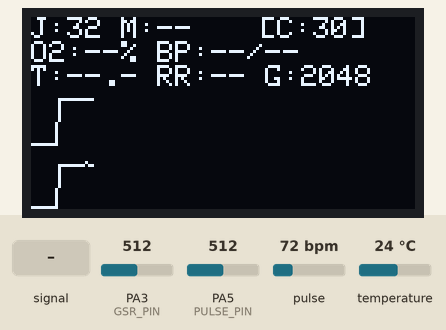
This program was run on a simulated STM32 Blue Pill. On the bench: 128×64 one-colour display. The test bench sets the inputs (shaded band); at power-on: PA5 (PULSE_PIN) = 512, pulse 72 bpm, PA3 (GSR_PIN) = 512, temperature 24 °C (analog values on the 0–1023 scale).

Above: at 1.2 s.
1.3 s: PA5 (PULSE_PIN) fed a 200 Hz sine of ±81 counts around its level
At 5.93 s:
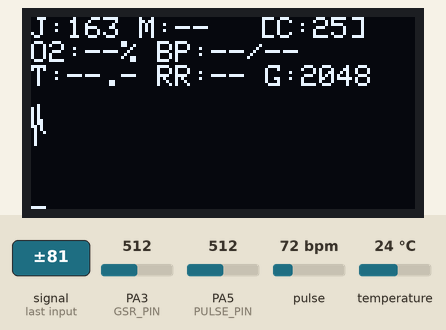
8.1 s: PA5 (PULSE_PIN) set to 716
At 8.34 s:
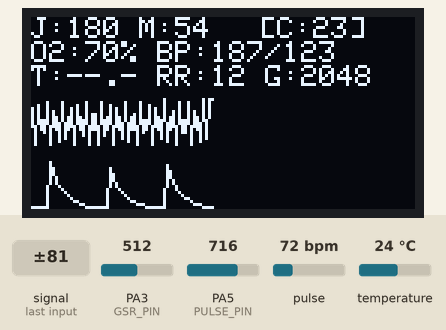
13.6 s: pulse set to 42 bpm
At 14.07 s:
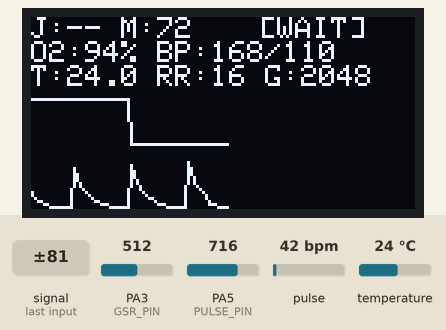
19.0 s: PA3 (GSR_PIN) set to 716
At 19.2 s:
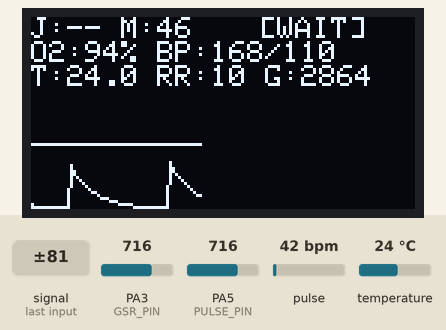
20.5 s: temperature set to 12 °C
At 22.52 s:
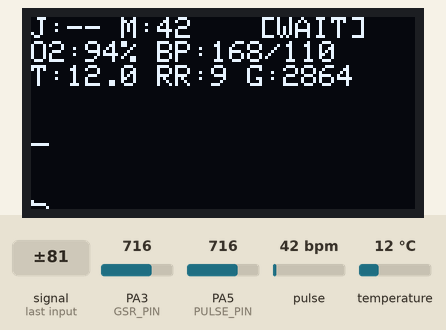
23.8 s: PA5 (PULSE_PIN) fed a 1000 Hz sine of ±255 counts around its level
At 27.95 s:
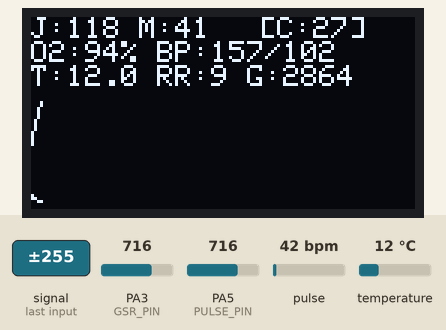

The program:

main.cpp
```cpp
#include <Arduino.h>
#include <Wire.h>
#include <Adafruit_GFX.h>
#include <Adafruit_SSD1306.h>
#include "MAX30105.h"

#define SCREEN_WIDTH 128
#define SCREEN_HEIGHT 64
#define OLED_RESET -1
Adafruit_SSD1306 display(SCREEN_WIDTH, SCREEN_HEIGHT, &Wire, OLED_RESET);
MAX30105 particleSensor;

#define PULSE_PIN PA5
#define GSR_PIN PA3

// --- Shared Signal Processing ---
const int WINDOW_SIZE = 100;
int bufferIndex = 0;
const unsigned long REFRACTORY_PERIOD = 300;

// --- JUNIOR Variables ---
int32_t junBuffer[WINDOW_SIZE];
int32_t junMax = 0, junMin = 0, junThreshold = 0;
bool junPeakDetected = false;
unsigned long junLastPeakTime = 0;
const int HR_WINDOW = 4;
float junHrBuffer[HR_WINDOW];
int junHrIndex = 0;
int displayJunHR = 0;

// --- MAX30102 Variables (HR, SpO2, PTT, Temp) ---
int32_t irBuffer[WINDOW_SIZE];
int32_t redBuffer[WINDOW_SIZE];
int32_t irMax = 0, irMin = 0, irThreshold = 0;
int32_t redMax = 0, redMin = 0;
bool maxPeakDetected = false;
unsigned long maxLastPeakTime = 0;
float maxHrBuffer[HR_WINDOW];
float spo2Buffer[HR_WINDOW];
int maxHrIndex = 0;
int displayMaxHR = 0, displaySpO2 = 0;
float pttBuffer[HR_WINDOW];
int displaySys = 0, displayDia = 0;
float displayTemp = 0.0;

// --- ELEGANT RESPIRATORY RATE Variables ---
int32_t lastDC = 0;
int respDirection = 0; // 1 = UP, -1 = DOWN
unsigned long lastBreathTime = 0;
int brpmBuffer[3] = {0, 0, 0};
int brpmIdx = 0;
int displayBrPM = 0;

// --- GSR & STRESS Variables ---
int gsrValue = 0;

enum SystemState { WAIT_FINGER, MONITORING };
SystemState currentState = WAIT_FINGER;

unsigned long stateStartTime = 0;
unsigned long lastSampleTime = 0;

// Accumulators for Baseline
long sumGSR = 0;
float sumTemp = 0.0;
long sumMaxHR = 0;
int calCount = 0;

// Calculated Baselines
int baseGSR = 0;
float baseTemp = 0.0;
int baseMaxHR = 0;

// Stress State Tracking
int stressScore = 0;
bool tTrig = false;   // Temp Triggered
bool gTrig = false;   // GSR Triggered
bool hTrig = false;   // HR Triggered

// --- OLED Variables ---
int x = 0;
int lastx = 0;
int lastyJun = 42;
int lastyMax = 63;

void setup() {
  Serial.begin(115200);
  analogReadResolution(12);

  Wire.begin();
  Wire.setClock(400000);

  if(!display.begin(SSD1306_SWITCHCAPVCC, 0x3C)) {
    Serial.println(F("OLED failed"));
    while(1);
  }
  display.clearDisplay();
  display.setTextSize(1);
  display.setTextColor(SSD1306_WHITE);
  display.display();

  if (!particleSensor.begin(Wire, I2C_SPEED_FAST)) {
      Serial.println("MAX30102 missing.");
      while (1);
  }

  particleSensor.setup(60, 4, 2, 100, 411, 4096);

  // Initialize buffers
  for (int i = 0; i < WINDOW_SIZE; i++) {
      junBuffer[i] = 0; irBuffer[i] = 0; redBuffer[i] = 0;
  }
  for (int i = 0; i < HR_WINDOW; i++) {
      junHrBuffer[i] = 0; maxHrBuffer[i] = 0; spo2Buffer[i] = 0; pttBuffer[i] = 0;
  }

  pinMode(GSR_PIN, INPUT_ANALOG);
}

void loop() {
  if(x > 127) {
    display.clearDisplay();
    x = 0; lastx = 0;

    // Read Temperature once per screen wipe
    if (displayMaxHR > 0) {
        displayTemp = particleSensor.readTemperature();
    } else {
        displayTemp = 0.0;
    }
  }

  // Read Sensors
  int32_t junVal = analogRead(PULSE_PIN);
  int32_t irVal = particleSensor.getIR();
  int32_t redVal = particleSensor.getRed();
  gsrValue = analogRead(GSR_PIN);

  unsigned long currentMillis = millis();

  // --- 1. Update Fast Windows ---
  junBuffer[bufferIndex] = junVal;
  irBuffer[bufferIndex] = irVal;
  redBuffer[bufferIndex] = redVal;
  bufferIndex = (bufferIndex + 1) % WINDOW_SIZE;

  // --- 2. Adaptive Thresholds & RESPIRATORY RATE ---
  if (bufferIndex % 10 == 0) {
      junMax = junBuffer[0]; junMin = junBuffer[0];
      irMax = irBuffer[0]; irMin = irBuffer[0];
      redMax = redBuffer[0]; redMin = redBuffer[0];

      for (int i = 1; i < WINDOW_SIZE; i++) {
          if (junBuffer[i] > junMax) junMax = junBuffer[i];
          if (junBuffer[i] < junMin) junMin = junBuffer[i];
          if (irBuffer[i] > irMax) irMax = irBuffer[i];
          if (irBuffer[i] < irMin) irMin = irBuffer[i];
          if (redBuffer[i] > redMax) redMax = redBuffer[i];
          if (redBuffer[i] < redMin) redMin = redBuffer[i];
      }
      junThreshold = junMin + (junMax - junMin) * 0.6;
      irThreshold = irMin + (irMax - irMin) * 0.6;

// --- ESTIMATED RESPIRATORY RATE ---
  // WARNING: This is a physiological estimation, NOT a true measurement.
  if (displayMaxHR > 40 && displayMaxHR < 150) {
      // Divide HR by ~4.5 to get a normal resting adult estimation
      displayBrPM = displayMaxHR / 4.5;

      // Add slight random noise (+/- 1) so it doesn't look perfectly robotic
      // displayBrPM += random(-1, 2);
  } else {
      displayBrPM = 0;
  }
  }

  // --- Valid State Checks ---
  bool junValid = ((junMax - junMin) >= 40);
  bool maxValid = (irVal >= 50000);
  if (!junValid) displayJunHR = 0;
  if (!maxValid) {
      displayMaxHR = 0; displaySpO2 = 0; displaySys = 0; displayDia = 0;
      // Reset RR data if finger is removed
      displayBrPM = 0;
      lastDC = 0;
      lastBreathTime = 0;
      for(int i = 0; i < 3; i++) brpmBuffer[i] = 0;
  }

  // --- 3. JUNIOR Peak Detection ---
  if (junValid && junVal > junThreshold && !junPeakDetected) {
      if (currentMillis - junLastPeakTime > REFRACTORY_PERIOD) {
          unsigned long deltaT = currentMillis - junLastPeakTime;
          junLastPeakTime = currentMillis;
          junPeakDetected = true;

          float instHR = 60000.0 / (float)deltaT;
          if (instHR > 30 && instHR < 220) {
              junHrBuffer[junHrIndex] = instHR;
              junHrIndex = (junHrIndex + 1) % HR_WINDOW;
              float sum = 0; for (int i=0; i<HR_WINDOW; i++) sum += junHrBuffer[i];
              displayJunHR = (int)(sum / HR_WINDOW);
          }
      }
  }
  if (junVal < junThreshold) junPeakDetected = false;

  // --- 4. MAX30102 Peak Detection, SpO2, and BP ---
  if (maxValid && irVal > irThreshold && !maxPeakDetected) {
      if (currentMillis - maxLastPeakTime > REFRACTORY_PERIOD) {
          unsigned long deltaT = currentMillis - maxLastPeakTime;
          maxLastPeakTime = currentMillis;
          maxPeakDetected = true;

          float instHR = 60000.0 / (float)deltaT;

          float acIR = irMax - irMin; float dcIR = irMin + (acIR / 2.0);
          float acRed = redMax - redMin; float dcRed = redMin + (acRed / 2.0);
          float instSpO2 = 0;
          if (dcIR > 0 && dcRed > 0 && acIR > 0) {
              float R = (acRed / dcRed) / (acIR / dcIR);
              instSpO2 = 104.0 - (17.0 * R);
              if (instSpO2 > 100.0) instSpO2 = 100.0;
          }

          unsigned long currentPTT = abs((long)(maxLastPeakTime - junLastPeakTime));

          if (instHR > 30 && instHR < 220 && instSpO2 > 70) {
              maxHrBuffer[maxHrIndex] = instHR;
              spo2Buffer[maxHrIndex] = instSpO2;

              if (currentPTT > 50 && currentPTT < 500) {
                  pttBuffer[maxHrIndex] = currentPTT;
              }

              maxHrIndex = (maxHrIndex + 1) % HR_WINDOW;

              float sumHR = 0, sumSpO2 = 0, sumPTT = 0;
              for (int i=0; i<HR_WINDOW; i++) {
                  sumHR += maxHrBuffer[i]; sumSpO2 += spo2Buffer[i]; sumPTT += pttBuffer[i];
              }
              displayMaxHR = (int)(sumHR / HR_WINDOW);
              displaySpO2 = (int)(sumSpO2 / HR_WINDOW);

              float avgPTT = sumPTT / HR_WINDOW;
              if (avgPTT > 0) {
                  displaySys = (int)(210 - (0.35 * avgPTT));
                  displayDia = (int)(140 - (0.25 * avgPTT));
              }
          }
      }
  }
  if (irVal < irThreshold) maxPeakDetected = false;

  // --- 5. STRESS STATE MACHINE ---
  switch (currentState) {
      case WAIT_FINGER:
          if (maxValid && junValid) {
              // Start timer if it's currently stopped
              if (stateStartTime == 0) {
                  stateStartTime = currentMillis;
                  lastSampleTime = currentMillis;
                  sumGSR = 0; sumTemp = 0; sumMaxHR = 0; calCount = 0;
              }

              if (currentMillis - lastSampleTime >= 1000) {
                  sumGSR += gsrValue;
                  sumTemp += displayTemp;
                  sumMaxHR += displayMaxHR;
                  calCount++;
                  lastSampleTime = currentMillis;
              }

              // After 30 seconds, lock in baselines
              if (currentMillis - stateStartTime >= 30000) {
                  if (calCount > 0) {
                      baseGSR = sumGSR / calCount;
                      baseTemp = sumTemp / calCount;
                      baseMaxHR = sumMaxHR / calCount;
                      currentState = MONITORING;
                  }
              }
          } else {
              // Finger Lifted: Immediately reset timer and stay in WAIT
              stateStartTime = 0;
              tTrig = false; gTrig = false; hTrig = false;
          }
          break;

      case MONITORING:
          if (!maxValid || !junValid) {
              // Finger Lifted: Instantly drop back to WAIT and reset
              currentState = WAIT_FINGER;
              stateStartTime = 0;
              tTrig = false; gTrig = false; hTrig = false;
          } else {
              stressScore = 0;

              // Evaluate conditions
              tTrig = (displayTemp <= (baseTemp - 0.2));
              gTrig = (gsrValue >= (baseGSR + 50));
              hTrig = (displayMaxHR >= (baseMaxHR + 3));

              if (tTrig) stressScore++;
              if (gTrig) stressScore++;
              if (hTrig) stressScore++;
          }
          break;
  }

  // --- 6. Draw Graphs to OLED ---
  int yJun = 42, yMax = 63;

  if (junValid) {
      yJun = map(junVal, junMin, junMax, 42, 27);
      yJun = constrain(yJun, 27, 42);
  }
  display.drawLine(lastx, lastyJun, x, yJun, SSD1306_WHITE);
  lastyJun = yJun;

  if (maxValid && (irMax - irMin > 10)) {
      yMax = map(irVal, irMin, irMax, 63, 48);
      yMax = constrain(yMax, 48, 63);
  }
  display.drawLine(lastx, lastyMax, x, yMax, SSD1306_WHITE);
  lastyMax = yMax;
  lastx = x;

  // --- 7. Draw Text to OLED ---
  display.fillRect(0, 0, 128, 25, SSD1306_BLACK);

  // Line 1: Heart Rates
  display.setCursor(0, 0);
  display.print("J:");
  if (displayJunHR > 0) display.print(displayJunHR); else display.print("--");
  display.print(" M:");
  if (displayMaxHR > 0) display.print(displayMaxHR); else display.print("--");

  // Dynamic Multi-Level Stress Indicator (Top Right)
  display.setCursor(76, 0);
  if (currentState == WAIT_FINGER) {
      if (stateStartTime > 0) {
          int secondsLeft = 30 - ((currentMillis - stateStartTime) / 1000);
          if (secondsLeft < 0) secondsLeft = 0;
          display.print("[C:");
          if (secondsLeft < 10) display.print("0");
          display.print(secondsLeft);
          display.print("]");
      } else {
          display.print("[WAIT]");
      }
  }
  else if (currentState == MONITORING) {
      if (stressScore == 0) {           // 0 conditions met
          display.print("[CALM]");
      } else if (stressScore == 1) {    // 1 condition met
          display.print("[S: LOW]");
      } else if (stressScore == 2) {    // 2 conditions met
          display.print("[S: MED]");
      } else if (stressScore == 3) {    // All 3 conditions met
          display.setTextColor(SSD1306_BLACK, SSD1306_WHITE);
          display.print("!S:HIGH!");
          display.setTextColor(SSD1306_WHITE, SSD1306_BLACK);
      }
  }

  // Line 2: SpO2 and BP
  display.setCursor(0, 8);
  display.print("O2:");
  if (displaySpO2 > 0) display.print(displaySpO2); else display.print("--");
  display.print("% BP:");
  if (displaySys > 0) { display.print(displaySys); display.print("/"); display.print(displayDia); }
  else { display.print("--/--"); }

  // T/G/H Condition Flags on the far right of Line 2
  if (currentState == MONITORING && stressScore > 0) {
      display.setCursor(110, 8); // Right align
      if (tTrig) display.print("T"); else display.print(" ");
      if (gTrig) display.print("G"); else display.print(" ");
      if (hTrig) display.print("H"); else display.print(" ");
  }

  // Line 3: Temp, Resp Rate, and GSR
  display.setCursor(0, 16);
  display.print("T:");
  if (displayTemp > 0) display.print(displayTemp, 1); else display.print("--.-");
  display.print(" RR:");
  if (displayBrPM > 0) display.print(displayBrPM); else display.print("--");
  display.print(" G:");
  display.print(gsrValue);

  display.display();
  x++;
  delay(5);
}
```

Measured:
- after the input at 23.8 s, the display: first differs from a run without the input after 0.38 s (image 6 shows a later state)
